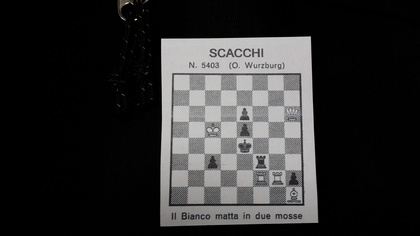
%> input picture DetectChessboardFEN/Chessboards/001.jpg, 420 x 236 px, shrunk from 3264 x 1836 before the run
$ octave --eval "result = segmentChessboard(rgb2gray(imread('Chessboards/001.jpg')));"   (GNU Octave 9; MATLAB toolbox functions it lacks are replaced by stand-ins)
%> lines starting %> are read from the running program, lines starting %| are printed output that depends on the picture; in (x1, y1, x2, y2) boxes, pixels count from 0 and x2, y2 are one past the last pixel; in counts of white or black regions, pixels touching at a corner belong together; the program's own positions count from 1
### DetectChessboardFEN/findCorners.m
function corners = findCorners(chessboardMask)
    %Find the extern lines of the chessboard's mask
    bw = edge(chessboardMask,'canny');
    [H, Theta, Rho] = hough(bw,'RhoResolution',5);
    P = houghpeaks(H,4,'Threshold',0.3*max(H(:)));
    %700 of 'FillGap' because the chessboards very zoomed the lines on the
    %same chessboard's segment are very distant
    Lines = houghlines(bw,Theta,Rho,P,'FillGap',700);


    n = length(Lines);
    %Because it should be a square if it didn't find 4 lines it's because
    %the mask is not of the correct shape, so it's not the chessboard
    if  n ~= 4
        corners = [];
    else
        %Check if the lines are two to two parallel and perpendicular
        p1 = are_parallel(Lines(1),Lines(2));
        p2 = are_parallel(Lines(1),Lines(3));
        p3 = are_parallel(Lines(1),Lines(4));
        if (p1 && ~p2 && ~p3) || (~p1 && p2 && ~p3) || (~p1 && ~p2 && p3)
            %If they are, find then the corners from the lines
            %intersections
            corners = get_corners(Lines);
        else
            corners = [];
        end
    end
end

% [30 lines left out: functions get_corners, point_ismember, not called in this run]

### DetectChessboardFEN/segmentChessboard.m
function [chessboard, corners] = segmentChessboard(Image)


    %Remove the noise and binarize the image
    blur = imgaussfilt(Image,2);
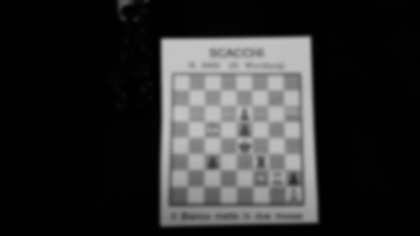
%> blur: size 236x420 uint8; min 0, max 196, mean 45.2
    T = adaptthresh(blur,0.6);
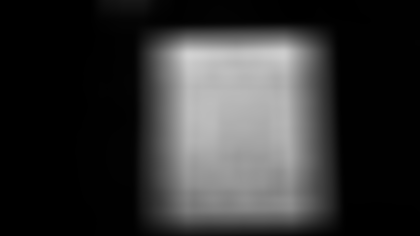
%> T: size 236x420 double; min 0, max 0.824, mean 0.199
    bin = ~imbinarize(blur,T);
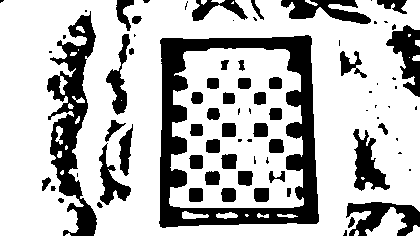
%> bin: size 236x420 logical; 72.9% white; 81 black regions (34 under 20 px), largest, box (x1, y1, x2, y2) and area: (159, 35, 319, 228) 9994, (47, 11, 97, 236) 4523, (346, 202, 420, 236) 1319
    bin2 = bwareaopen(bin,200);
%> bin2: size 236x420 logical; 71.9% white; 81 black regions (34 under 20 px), largest, box (x1, y1, x2, y2) and area: (159, 35, 319, 228) 10338, (47, 11, 97, 236) 4841, (346, 202, 420, 236) 1435
    kernel = strel('square',3);
    bw = imdilate(bin2,kernel);
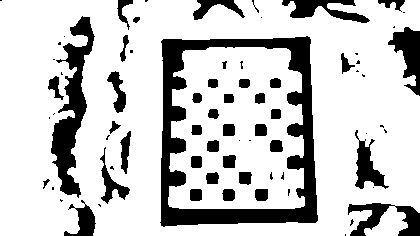
%> bw: size 236x420 logical; 78.6% white; 74 black regions (34 under 20 px), largest, box (x1, y1, x2, y2) and area: (160, 36, 318, 227) 8725, (51, 16, 95, 198) 3060, (348, 203, 420, 236) 1124

    %Find the biggest boundary with shape like a square, which should be
    %the black frame of the chessboard
    [B,~] = bwboundaries(bw,'noholes');
%> B = 2 boundaries; box (x1, y1, x2, y2) and points: (0, 0, 420, 236) 1878, (168, 47, 305, 209) 757
    [~,sortedIndexBoundaries] = sort(cellfun(@length,B),'descend');
%> sortedIndexBoundaries = [1; 2]
    chessboardFound = false;
    while ~chessboardFound && size(B{sortedIndexBoundaries(1)},1) > 1000
        max_boundary_index = sortedIndexBoundaries(1);

        %Biggest boundary found
        boundary = B{max_boundary_index};

        %Create a binary mask which should be the square inside the black
        %frame
        poly = roipoly(bw,boundary(:,2),boundary(:,1));

        %Find the 4 corners of the mask from the mask's edges
        points = findCorners(poly);

        %If didn't found them it's because the lines couldn't form a
        %square, so that boundary was not of the black frame
        if isempty(points)

            %Delete the wrong boundary
            sortedIndexBoundaries(1) = [];
        else
            x = points(:,1);
            y = points(:,2);

            %Sort the points in clock-wise order
            [x,y] = sortPoints(x,y);

            corners = zeros(4,2);
            corners(:,1) = x;
            corners(:,2) = y;

            %Check from the corners if the formed square has actually the
            %properties of a square, and also that it has a minimum size.
            %If so the black frame of the chessboard has been found
            if isSquare(corners)
                chessboardFound = true;
            else
                %Otherwise the boundary is wrong
                sortedIndexBoundaries(1) = [];
            end
        end
    end
%> this loop made 1 pass
%> (max_boundary_index, P in findCorners, n in findCorners) on pass 1: (1, [98 2; 98 91; 99 5; 102 8], 3)
%> pass 1, in segmentChessboard, `poly = roipoly(bw,boundary(:,2),boundary(:,1));`:
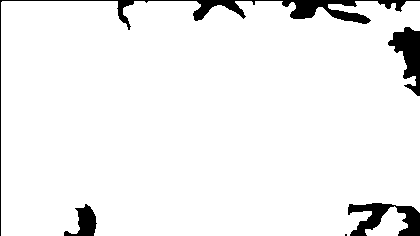
%> poly: size 236x420 logical; 94.7% white; 5 black regions (1 under 20 px), largest, box (x1, y1, x2, y2) and area: (0, 0, 420, 236) 2437, (348, 203, 420, 236) 1210, (388, 27, 420, 96) 1121, (64, 204, 97, 236) 528
%> pass 1, in findCorners, `bw = edge(chessboardMask,'canny');`:
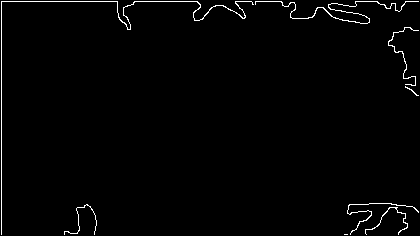
%> bw: size 236x420 logical; 1.5% white in thin lines or dots
%> pass 1, in findCorners, `[H, Theta, Rho] = hough(bw,'RhoResolution',5);`:
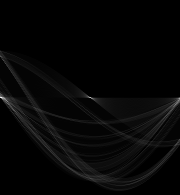
%> H: size 195x180 double; min 0, max 311, mean 7.6; drawn with min black and max white
%> after the loop, chessboardFound = false

    %If the chessboard has been found multiply the mask for the image so
    %that all the background is set to zero
    if chessboardFound
        %Create a square-mask from the corners to avoid possible
        %imperfections in the boundary
        mask = poly2mask(x,y,size(bw,1),size(bw,2));
        chessboard = uint8(mask) .* Image;
    else
        chessboard = [];
        corners = [];
    end
end

$ run again, on DetectChessboardFEN/Chessboards/004.jpg
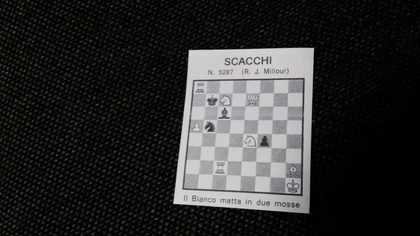
%> input picture DetectChessboardFEN/Chessboards/004.jpg, 420 x 236 px, shrunk from 3264 x 1836 before the run
%> in segmentChessboard, `bin = ~imbinarize(blur,T);`:
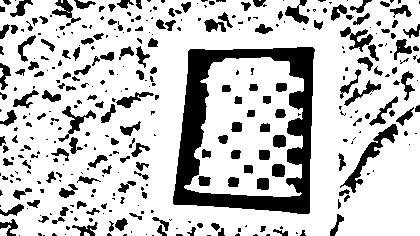
%> bin: size 236x420 logical; 77.5% white; 364 black regions (198 under 20 px), largest, box (x1, y1, x2, y2) and area: (173, 47, 315, 214) 8191, (340, 124, 398, 193) 741, (340, 27, 373, 52) 320
%> B = 2 boundaries; box (x1, y1, x2, y2) and points: (0, 0, 420, 236) 1525, (183, 56, 305, 198) 581
%> sortedIndexBoundaries = [1; 2]
%> the loop in segmentChessboard, `while ~chessboardFound && size(B{sortedIndexBoundaries(1)},1) > 1000` made 1 pass
%> (max_boundary_index, P in findCorners, n in findCorners, p1 in findCorners, p2 in findCorners) on pass 1: (1, [98 1; 99 92; 101 179; 97 89], 4, false, true)
%> pass 1, in findCorners, `[H, Theta, Rho] = hough(bw,'RhoResolution',5);`:
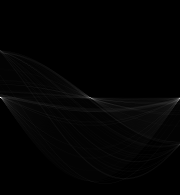
%> H: size 195x180 double; min 0, max 403, mean 5; drawn with min black and max white
%> after the loop in segmentChessboard, `while ~chessboardFound && size(B{sortedIndexBoundaries(1)},1) > 1000`: chessboardFound = false; corners = [-1.28 1.99; 10.5 2.02; 8.93 17.66; -0.75 18.13]
